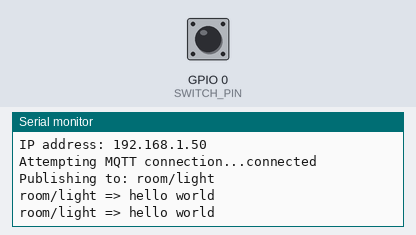
Recording of a sketch running on a simulated ESP32. Parts: the last lines printed to the serial monitor. The inputs (shaded band) are chosen by the test bench; at power-on: GPIO 0 (SWITCH_PIN) HIGH. WiFi joins after 1.5 s; servers stay silent unless stated; no MQTT or app messages arrive unless stated.

Above: at 2.8 s.
2.9 s: GPIO 0 (SWITCH_PIN) pulled LOW for 0.15 s
At 3.3 s:
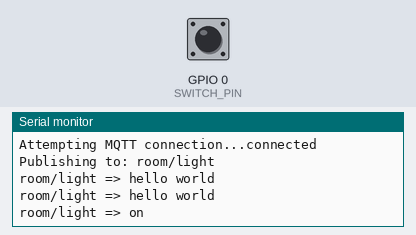
4.5 s: GPIO 0 (SWITCH_PIN) pulled LOW for 1 s
At 5.3 s:
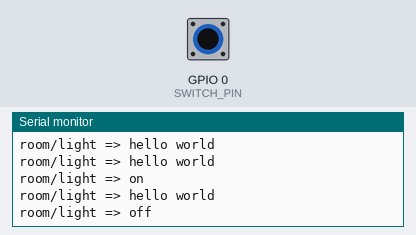

The sketch:

mqtt_2.ino
```cpp
/******************************************************************************
MQTT_Switch_Example.ino
Example for controlling a light using an MQTT switch
by: Alex Wende, SparkFun Electronics

This sketch connects the ESP32 to a MQTT broker and subcribes to the topic
room/light. When the button is pressed, the client will toggle between
publishing "on" and "off".
******************************************************************************/

//#include <WiFi.h>
#include <WiFi.h>
#include <PubSubClient.h>

const char *ssid =  "5층";   // name of your WiFi network
const char *password =  "48864886"; // password of the WiFi network

const byte SWITCH_PIN = 0;           // Pin to control the light with
const char *ID = "Example_Switch";  // Name of our device, must be unique
const char *TOPIC = "room/light";  // Topic to subcribe to

IPAddress broker(192,168,0,54); // IP address of your MQTT broker eg. 192.168.1.50
WiFiClient wclient;

PubSubClient client(wclient); // Setup MQTT client


// ===== 추가된 변수 =====
unsigned long previousMillis = 0;
const long interval = 1000;   // 1초 (1000ms)

bool state=0;

// Connect to WiFi network
void setup_wifi() {
  Serial.print("\nConnecting to ");
  Serial.println(ssid);

  WiFi.begin(ssid, password); // Connect to network

  while (WiFi.status() != WL_CONNECTED) { // Wait for connection
    delay(500);
    Serial.print(".");
  }

  Serial.println();
  Serial.println("WiFi connected");
  Serial.print("IP address: ");
  Serial.println(WiFi.localIP());
}

// Reconnect to client
void reconnect() {
  // Loop until we're reconnected
  while (!client.connected()) {
    Serial.print("Attempting MQTT connection...");
    // Attempt to connect
    if (client.connect(ID)) {
      Serial.println("connected");
      Serial.print("Publishing to: ");
      Serial.println(TOPIC);
      Serial.println('\n');

    } else {
      Serial.println(" try again in 5 seconds");
      // Wait 5 seconds before retrying
      delay(5000);
    }
  }
}

void setup() {
  Serial.begin(115200); // Start serial communication at 115200 baud
  pinMode(SWITCH_PIN,INPUT);  // Configure SWITCH_Pin as an input
  digitalWrite(SWITCH_PIN,HIGH);  // enable pull-up resistor (active low)
  delay(100);
  setup_wifi(); // Connect to network
  client.setServer(broker, 1883);
}

void loop() {
  if (!client.connected())  // Reconnect if connection is lost
  {
    reconnect();
  }
  client.loop();

  unsigned long currentMillis = millis();
  if (currentMillis - previousMillis >= interval) {
    previousMillis = currentMillis;

    client.publish(TOPIC, "hello world");
    Serial.println((String)TOPIC + " => hello world");
  }


  // if the switch is being pressed
  if(digitalRead(SWITCH_PIN) == 0)
  {
    state = !state; //toggle state
    if(state == 1) // ON
    {
      client.publish(TOPIC, "on");
      Serial.println((String)TOPIC + " => on");
    }
    else // OFF
    {
      client.publish(TOPIC, "off");
      Serial.println((String)TOPIC + " => off");
    }

    while(digitalRead(SWITCH_PIN) == 0) // Wait for switch to be released
    {
      // Let the ESP handle some behind the scenes stuff if it needs to
      yield();
      delay(20);
    }
  }
}
```

Measured:
- after the input at 2.9 s, the serial monitor: prints a new line at once (image 1)
- after the input at 4.5 s, the serial monitor: prints a new line at once (image 2)
